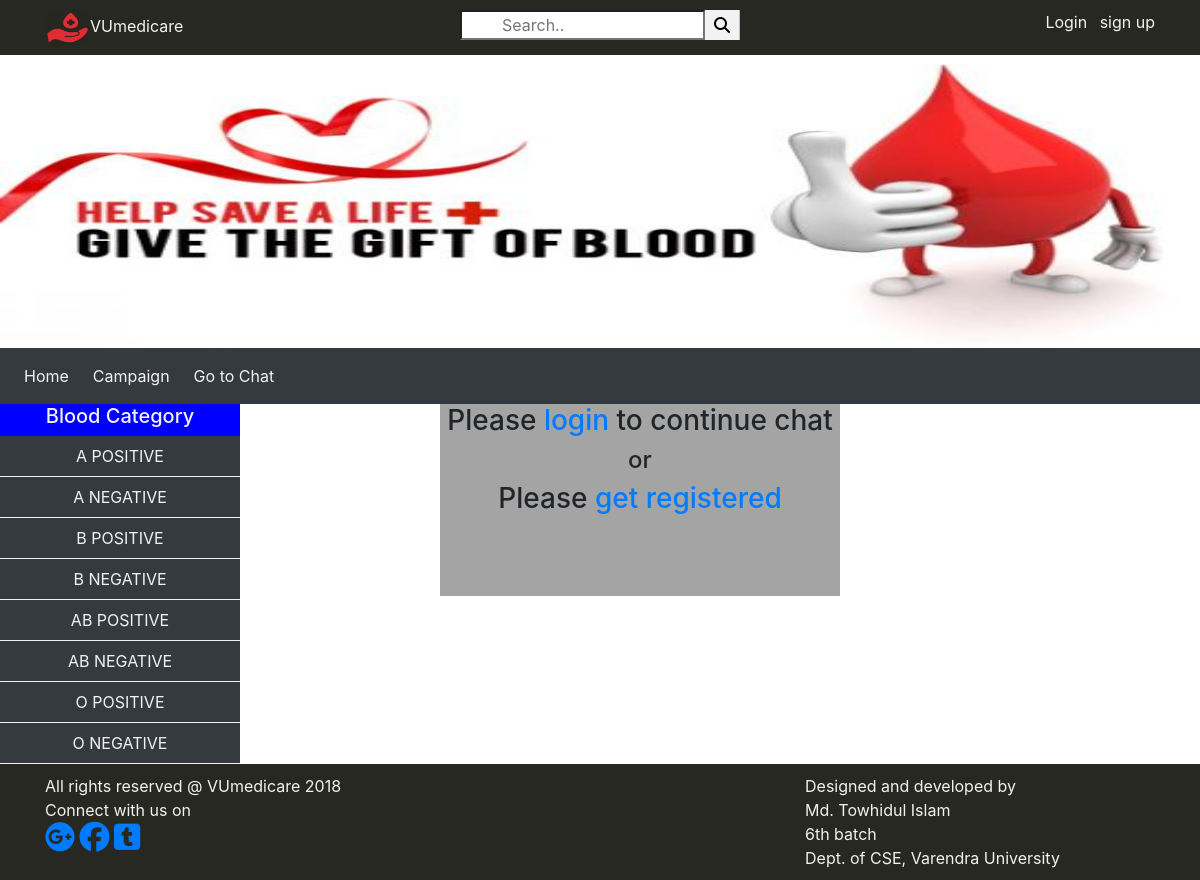
The app's page /chat.php with its own data.
### tables this page shows
CREATE TABLE `bloodtype` (
  `id` int(11) NOT NULL,
  `bloodGroup` varchar(40) NOT NULL
);

### chat.php (the view, shortened to what this page needs)
<!DOCTYPE html>
<html>
<head>
  <link rel="stylesheet" type="text/css" href="csss/bootstrap.css">
  <link rel="stylesheet" type="text/css" href="csss/style.css">
  <link rel="stylesheet" type="text/css" href="csss/font-awesome.min.css">
  <link rel="stylesheet" href="https://maxcdn.bootstrapcdn.com/bootstrap/4.0.0/css/bootstrap.min.css">
<link rel="stylesheet" type="text/css" href="csss/pro.css">
  <link rel="stylesheet" type="text/css" href="csss/style.css">
</head>
<body>
<div class="container-fluid top_bar top">
  <div class="container">
    <div class="row">
      <div class="col-sm-4">
        <a href="index.php" style="text-decoration: none; color: #f2f2f2;"><img src="images/blood1.png" width="45" height="35">VUmedicare</a>
      </div>
      <div class="col-sm-4" style="text-align:center; ">
<form>
  <input id="sear"  type="text" name="user_query" placeholder="Search.."><button id="butt_sear" type="submit" name="search" value="search"><i class="fa fa-search" aria-hidden="true"></i></button>
</form>      </div>
      <div class="col-sm-4" style="text-align: right;">
                    <?php
                    if(isset($_SESSION['email'])){
                    echo "<a href='logout.php' style='color:#f2f2f2; text-decoration:none;'>Logout</a>";
                    }
                    else{
                    echo "<a href='login.php' style='color:#f2f2f2; text-decoration:none;'>Login</a>";
                    }
                    ?>&ensp;
        <a href="registration.php" style=" text-decoration: none;color: #f2f2f2;">sign up</a>
      </div>
    </div>
  </div>
</div> <br><br>
    <div class="slider">
  <img class="mySlides" src="images/2.jpg"  style="width: 100%; height: 300px;">
    </div>
<nav class="navbar navbar-expand-md bg-dark navbar-dark">
  <div class="collapse navbar-collapse" id="collapsibleNavbar">
    <ul class="navbar-nav">
      <li class="nav-item cont">
        <a class="nav-link im" href="index.php" id="link">Home</a>
      </li>&ensp;
      <li class="nav-item cont">
        <a class="nav-link im" href="demo.php" id="link">Campaign</a>
      </li>&ensp;
      <li class="nav-item cont">
        <a class="nav-link im" href="chat.php" id="link">Go to Chat</a>
      </li>&ensp;
    </ul>
  </div>
</nav>
<div class="contant">
  <div class="left_contant">
    <h5 style="text-align: center;color: #f2f2f2;">Blood Category</h5>
  <ul class="nav flex-column">
<?php
    global $connect;
    $query = "SELECT * FROM bloodtype";
    $run_query = mysqli_query ($connect, $query);
    while ($btype = mysqli_fetch_array ($run_query)){
    $get_title = $btype ['bloodGroup'];
?>
    <li class="nav-item cont" id="list">
      <a class="nav-link im" href="index.php?category=<?php echo $get_title; ?>" id="lista"><?php echo $get_title; ?></a>
    </li>
      <?php } ; ?>
  </ul>
  </div>
  <div class="right_contant">
       <?php
     if (!isset($_GET['category']))
       if (!isset($_GET['search']))
      {{?>
      <div class="col-sm-10">
        <div class="row">
             <?php
                if(isset($_SESSION['email'])){
                $user= $_SESSION['email'];
              ?>
    <div id="shouts">
      <ul>
        <?php
        $query="SELECT *  FROM shouts order by id desc limit 10;";
        $shouts=mysqli_query($connect,$query);
        ?>
        <?php while($row=mysqli_fetch_assoc($shouts)) : ?>
        <li class="shout"><span><?php echo $row['time'] ?><strong></span> <?php echo $row['user'] ?>: </strong><?php echo $row['message'] ?></li>
      <?php endwhile; ?>
      </ul>
    </div>
        <div id="input">
      <?php  if(isset($_GET['error'])) : ?>
                    <div class="error"> <?php echo $_GET['error']; ?></div>
                 <?php endif ;  ?>
             <form method="post" action="process.php">
                Comment Here:<input type="text" name="message" placeholder="message" />
             </br>
                 <input class="shout-btn" type="submit" name="submit" value="submit"/>
              </form>
    </div>
              <?php
                }
                else{?>
                 <div style="width: 50%;margin: auto;background-color: #a4a4a4;text-align: center;">
                  <h3>Please <a href="login.php">login</a> to continue chat</h3>
                  <h4>or</h4><h3>Please <a href="registration.php">get registered</a></h3>
                   <br><br><br>
                 </div>
              <?php  }
              ?>
      </div>
    </div>
    <?php } }?>
  </div>
</div>
<?php   include ("function.php");
 ?>
</body>
</html>

### css/style.css (style rules this page uses)
* { margin: 0px; padding:0px; }
.contant { width: 100%; }
.left_contant { width: 20%; background-color: blue; float: left; }
.right_contant { width: 80%; float: right; }
.top { background-color: #272822; padding: 10px; color: #f2f2f2; position: fixed; }
#link { color: #f2f2f2; }
#list { background-color: #343A40; border-bottom: 1px solid #f2f2f2; text-align: center; color: #f2f2f2; }
#lista { color: #f2f2f2; }
.cont { text-align: center; }
.slider { width: 100%; height: 300px; }
#sear { width: 70%; height: 30px; box-sizing: border-box; font-size: 16px; background-color: white; padding: 12px 20px 12px 40px; transition:0.4s ease-in-out; }
#butt_sear { width:10%; height: 30px; line-height: 30px; background: #f2f2f2; border: none; border-right: 1px solid silver; }

### records on screen
bloodtype: bloodGroup "A POSITIVE"
bloodtype: bloodGroup "A NEGATIVE"
bloodtype: bloodGroup "B POSITIVE"
bloodtype: bloodGroup "B NEGATIVE"
bloodtype: bloodGroup "AB POSITIVE"
bloodtype: bloodGroup "AB NEGATIVE"
bloodtype: bloodGroup "O POSITIVE"
bloodtype: bloodGroup "O NEGATIVE"
